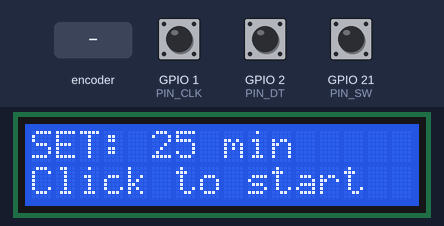
The program below on a simulated ESP32-S3. Parts: 16×2 character LCD. The test bench sets the inputs (shaded band); at power-on: GPIO 21 (PIN_SW) HIGH, GPIO 1 (PIN_CLK) HIGH, GPIO 2 (PIN_DT) HIGH.

Above: at 1.2 s.
1.3 s: GPIO 21 (PIN_SW) pulled LOW for 0.15 s
At 2.2 s:
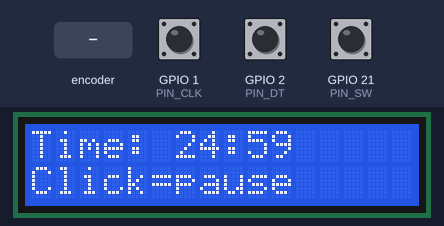
4.4 s: GPIO 21 (PIN_SW) pulled LOW for 0.15 s
At 5.5 s:
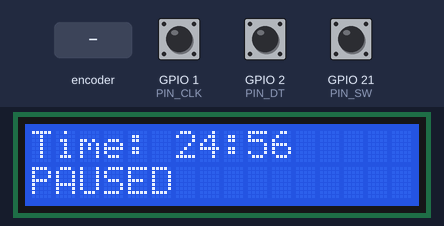
6.0 s: GPIO 21 (PIN_SW) pulled LOW for 1 s
At 8.2 s:
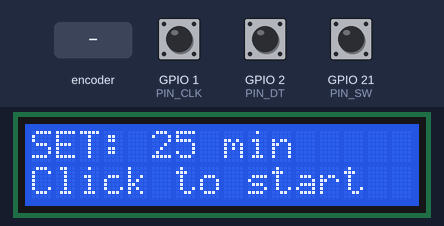
8.5 s: rotary encoder on GPIO 1 (PIN_CLK) / GPIO 2 (PIN_DT) turned 3 steps (first pin leading)
At 9.5 s:
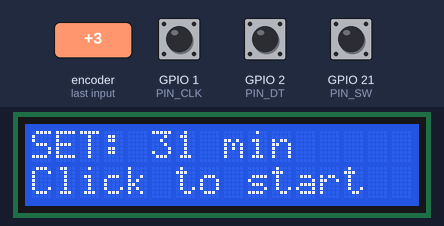
10.6 s: rotary encoder on GPIO 1 (PIN_CLK) / GPIO 2 (PIN_DT) turned 1 step (first pin leading)
At 12.0 s:
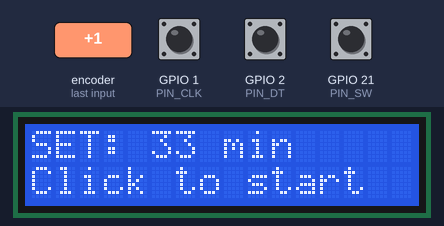
Timing chart, 0 to 13.3 s (numbered marks = the images above; inputs shaded):
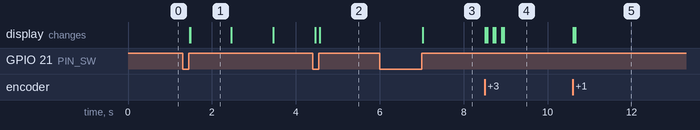

The program:

main.cpp
```cpp
/*
  Pomodoro Timer
  by Brandon Zhou

  A study timer. Turn the knob to pick how many minutes,
  click to start, click again to pause, hold to reset.

  Parts:
    - ESP32-S3 board
    - 16x2 LCD screen with I2C backpack
    - KY-040 rotary knob (it turns AND clicks)

  Wiring:
    LCD:   SDA -> pin 8,  SCL -> pin 9,  VCC -> 5V,   GND -> GND
    Knob:  CLK -> pin 1,  DT  -> pin 2,  SW  -> pin 21,
           +   -> 3.3V,   GND -> GND
*/

#include <Arduino.h>
#include <Wire.h>               // lets the board talk to the LCD over 2 wires (I2C)
#include <LiquidCrystal_I2C.h>  // makes printing to the LCD easy

// The LCD. 0x27 is its address, 16 = letters per row, 2 = rows.
LiquidCrystal_I2C lcd(0x27, 16, 2);

// Which pins the knob is plugged into.
const int PIN_CLK = 1;   // knob turn signal A
const int PIN_DT  = 2;   // knob turn signal B
const int PIN_SW  = 21;  // knob button (when you push it in)

// Timing settings, in milliseconds (1000 ms = 1 second).
const unsigned long DEBOUNCE_MS   = 30;    // ignore button flickers shorter than this
const unsigned long LONG_PRESS_MS = 800;   // hold longer than this = "long press"
const unsigned long DONE_SHOW_MS  = 3000;  // how long "DONE!" stays on screen

int minutes = 25;   // the timer length you pick with the knob

// Knob and button memory. We compare "now" with "last time"
// to notice when something changes.
int clkvalue;                       // what the knob's CLK pin read last time
int lastButtonState = HIGH;         // HIGH = not pressed, LOW = pressed
unsigned long lastChangeTime = 0;   // when the button last changed
unsigned long pressStart = 0;       // when the button was pushed down
unsigned long timeheld;             // how long it was held down

// The timer is always in exactly ONE of these modes.
enum State { SETTING, RUNNING, PAUSED, DONE };
State state = SETTING;   // start in the "pick your minutes" mode

unsigned long endtime;       // the moment the timer should hit 0
unsigned long remaining;     // time left, saved when you pause
unsigned long doneAt;        // the moment the timer finished
int lastShownSecond = -1;    // the last second we showed (so we only redraw when it changes)


// Draws the "pick your minutes" screen.
void drawSetScreen() {
  lcd.clear();
  lcd.setCursor(0, 0);         // top row, far left
  lcd.print("SET: ");
  lcd.print(minutes);
  lcd.print(" min  ");         // the extra spaces erase leftover digits
  lcd.setCursor(0, 1);         // bottom row
  lcd.print("Click to start");
}

// Shows the time left on the top row, like "Time: 04:07".
// ms = time left in milliseconds.
void drawTime(unsigned long ms) {
  unsigned long seconds = ms / 1000;   // milliseconds -> seconds
  char buf[17];                        // space for 16 letters + 1 hidden end marker
  // %02lu means "a number, always 2 digits, add a 0 in front if needed"
  // seconds / 60 = whole minutes, seconds % 60 = leftover seconds
  sprintf(buf, "Time: %02lu:%02lu   ", seconds / 60, seconds % 60);
  lcd.setCursor(0, 0);
  lcd.print(buf);
}


// setup() runs ONE time when the board turns on.
void setup() {
  Serial.begin(115200);   // lets us print messages to the computer for debugging
  Wire.begin(8, 9);       // start the LCD connection on pins 8 and 9
  lcd.init();
  lcd.backlight();

  // INPUT_PULLUP = the pin reads HIGH normally and LOW when the switch connects it to ground
  pinMode(PIN_CLK, INPUT_PULLUP);
  pinMode(PIN_DT, INPUT_PULLUP);
  pinMode(PIN_SW, INPUT_PULLUP);

  clkvalue = digitalRead(PIN_CLK);   // remember where the knob starts
  drawSetScreen();
}


// loop() runs over and over, thousands of times per second.
// It has 2 parts:
//   Part A: check the knob and button, and write down what happened.
//   Part B: decide what to do with that, depending on the current mode.
void loop() {

  // ---------- PART A: what did the user do? ----------

  // These start as "nothing happened" every time loop() runs.
  bool clicked = false;       // quick press?
  bool longPressed = false;   // held down?
  int turn = 0;               // +1 = turned right, -1 = turned left, 0 = didn't turn

  // BUTTON
  int button = digitalRead(PIN_SW);
  // Did the button change? And has it been long enough since the last change?
  // (Buttons "bounce" for a few ms when pressed, which looks like many presses.
  // Waiting 30 ms filters that out.)
  if (button != lastButtonState && millis() - lastChangeTime > DEBOUNCE_MS) {
    lastChangeTime = millis();
    lastButtonState = button;

    if (button == LOW) {
      // Button just went down. Remember the time.
      pressStart = millis();
    } else {
      // Button just came back up. How long was it held?
      timeheld = millis() - pressStart;
      if (timeheld > LONG_PRESS_MS) longPressed = true;
      else                          clicked = true;
    }
  }

  // KNOB
  // When the knob turns, CLK and DT switch on and off slightly out of step.
  // When CLK changes, we check DT. If they're different it went one way,
  // if they're the same it went the other way.
  int clk = digitalRead(PIN_CLK);
  if (clk != clkvalue) {
    turn = (clk != digitalRead(PIN_DT)) ? 1 : -1;   // short way to write an if/else
  }
  clkvalue = clk;   // remember for next time


  // ---------- PART B: what should we do about it? ----------

  // MODE 1: picking the number of minutes
  if (state == SETTING) {
    if (turn != 0) {
      minutes += turn;                  // add 1 or take away 1
      if (minutes > 60) minutes = 60;   // don't go above 60
      if (minutes < 1)  minutes = 1;    // don't go below 1
      lcd.setCursor(0, 0);
      lcd.print("SET: ");
      lcd.print(minutes);
      lcd.print(" min  ");
    }
    if (clicked) {
      // Start the timer. millis() is "how many ms since the board turned on",
      // so the end time = now + the timer length.
      // (60000UL = 60,000 ms in one minute. UL tells C++ it's a big number.)
      endtime = millis() + minutes * 60000UL;
      lastShownSecond = -1;   // makes the first second show up right away
      lcd.clear();
      lcd.setCursor(0, 1);
      lcd.print("Click=pause     ");
      state = RUNNING;
    } else if (longPressed) {
      minutes = 25;   // back to the default
      drawSetScreen();
    }
  }

  // MODE 2: timer is counting down
  else if (state == RUNNING) {
    if (longPressed) {
      // Reset everything
      minutes = 25;
      drawSetScreen();
      state = SETTING;
    }
    else if (clicked) {
      // Pause. The board's clock (millis) never stops, so we save
      // how much time was left right now, and use it when we resume.
      remaining = endtime - millis();
      drawTime(remaining);
      lcd.setCursor(0, 1);
      lcd.print("PAUSED          ");
      state = PAUSED;
    }
    else if (millis() >= endtime) {
      // Time's up!
      lcd.clear();
      lcd.setCursor(0, 0);
      lcd.print("DONE!");
      doneAt = millis();
      state = DONE;
    }
    else {
      // Still counting. Only redraw when the seconds number changes,
      // otherwise the screen would flicker from being redrawn too often.
      unsigned long timeleft = endtime - millis();
      int secondsl = (timeleft / 1000) % 60;
      if (secondsl != lastShownSecond) {
        drawTime(timeleft);
        lastShownSecond = secondsl;
      }
    }
  }

  // MODE 3: paused, waiting for you
  else if (state == PAUSED) {
    if (clicked) {
      // Resume. Make a new end time from the time that was left.
      endtime = millis() + remaining;
      lastShownSecond = -1;
      lcd.setCursor(0, 1);
      lcd.print("Click=pause     ");
      state = RUNNING;
    }
    else if (longPressed) {
      // Reset
      minutes = 25;
      drawSetScreen();
      state = SETTING;
    }
  }

  // MODE 4: finished. Show "DONE!" for 3 seconds (or until a press), then go back.
  else if (state == DONE) {
    if (millis() - doneAt > DONE_SHOW_MS || clicked || longPressed) {
      drawSetScreen();
      state = SETTING;
    }
  }
}
```

Measured:
- after the input at 1.3 s, the display: first changes after 0.17 s (image 1 shows a later state)
- after the input at 4.4 s, the display: first differs from a run without the input after 0.17 s (image 2)
- after the input at 6.0 s, the display: changes after 1.0 s (image 3)
- after the input at 8.5 s, the display: first changes at once (image 4 shows a later state)
- after the input at 10.6 s, the display: first changes at once (image 5 shows a later state)
